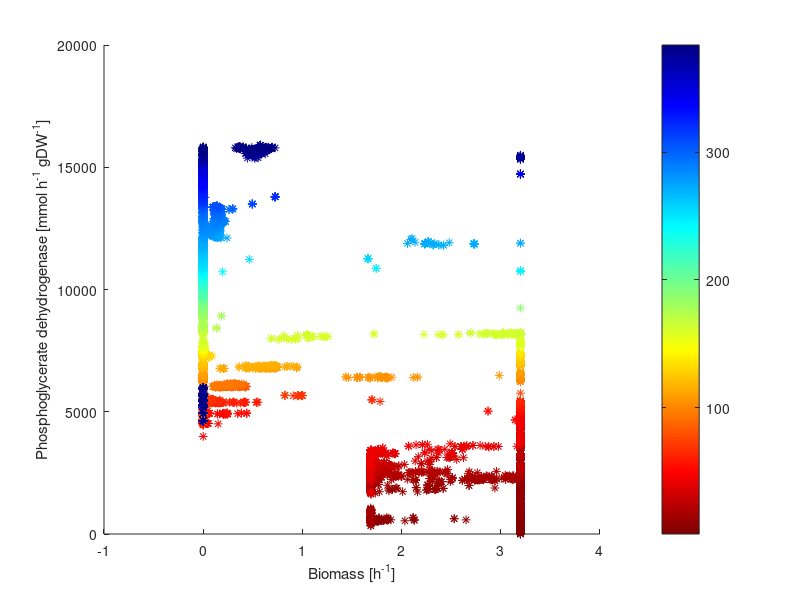
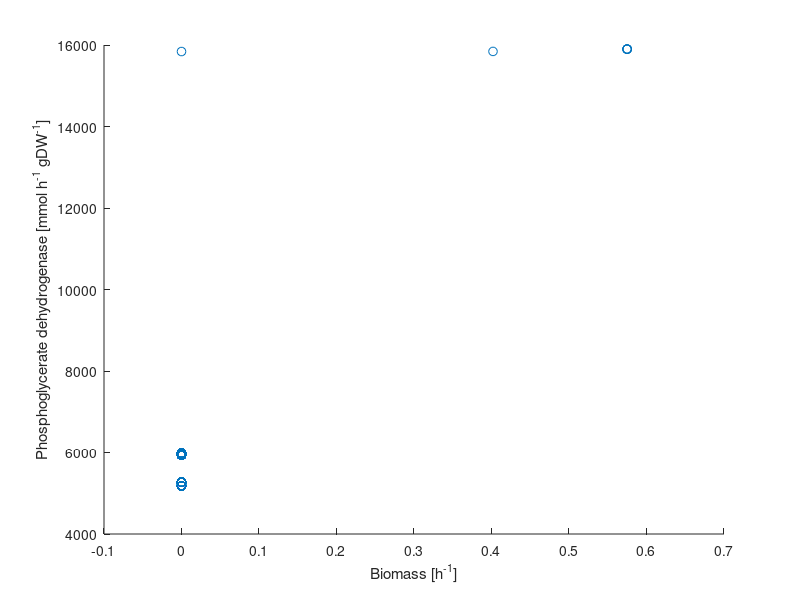

Write MATLAB code to recreate these figures, in order. (Note: this script raises an error after producing the figures.)
function plot_and_export_color
%      
% if (matlabpool('size') == 0)  %opens only if it is closed 
%    matlabpool('open','local',4)
% end

load('others.mat');
load('non_dominated.mat');

M = 2; %number of objective functions
     
% the following instructions are needed now before non_domination will always look
% for the minimisation of the objectives, so when we have maximized something, its values were all negatives!
others(:,1)= + others(:,1);
others(:,2)= - others(:,2);
%others(:,4:end)=-others(:,4:end);
non_dominated(:,1) = + non_dominated(:,1);
non_dominated(:,2) = - non_dominated(:,2);
%non_dominated(:,4:end)=-non_dominated(:,4:end);


num_populations = max(abs(non_dominated(:,M+2)));
size_pop = max(abs(others(:,M+3)));



num_others = size(others,1);

others = sortrows(others,M+2);   %sorting the table according to the generation in which they have been found
%others=flipud(others);  %reverses the order. commenting this instruction makes the late generations hidden behind the early generations, and therefore they become visible only if that area of the Pareto front was not explored already by the early generations. 

x = others(:,1); 
y = others(:,2);
%z = others(:,3);




%colore(:,1) = 180*(1 - (others(:,4)-min(others(:,4)))/(max(others(:,4))-min(others(:,4))));  % others(i,4) contains the number (with the minus sign, though) of the population to which others(i,:) belongs. The +10 avoidt the points are too black and allows for more variability of colours
%colore(:,2) = 30+200*(1 - (others(:,4)-min(others(:,4)))/(max(others(:,4))-min(others(:,4))));
%colore(:,3) = 255;


%a = makeColorMap([180/255 230/255 255/255],[0/255 30/255 255/255],max(others(:,4))-min(others(:,4)));
%colormap(a);

%parfor_progress(num_others); % Initialize

% for i=1:num_others/100
%     %parfor_progress;
%     disp(num_others-i);
%     plot(x(i),y(i),'*','Color',colore(i,:)./255);
%     hold on
% end



%% PLOT OTHERS

C = others(:,M+2);
fig_others = figure;
%scatter3(x,y,z,40,C,'*');
scatter(x,y,40,C,'*');

%set(gcf,'renderer','OpenGL')  %lets my laptop handle the graphics, rather than leaving it to MATLAB. This will be changed again later to export high quality pictures

colormap(jet(256)) 
colorbar;
colormap(flipud(colormap)) %reverses the colormap


% instructions for horizontal colorbars
% ax=gca;
% pos=get(gca,'pos');
% set(gca,'pos',[pos(1) pos(2) pos(3) pos(4)*0.95]);
% pos=get(gca,'pos');
% hc=colorbar('location','northoutside','position',[pos(1) pos(2)+pos(4)+0.03 pos(3) 0.02]);
% set(hc,'xaxisloc','top');
% set(hc,'YTick', 10:10:max(C));




%% PLOT NON-DOMINATED ON THE SAME PLOT

hold on
x = non_dominated(:,1);
y = non_dominated(:,2);
%z = non_dominated(:,3);
C = non_dominated(:,M+2);

%scatter3(x,y,z,40,C,'*');
scatter(x,y,40,C,'*');

%K = convhull([x y z]);  %convex hull of all the Pareto-optimal points, so we can plot the Pareto optimal surface trisurf
%trs = trisurf(K,x,y,z,C);
%set(trs, 'EdgeColor', 'none', 'FaceColor', 'black'); %Properties of the trisurf: facealpha sets transparency
%set(trs,'FaceAlpha',0.1);
%grid on
hold on

%set(fig_nondom,'units','normalized','outerposition',[0 0 1 1]); %we need to force full screen, otherwise the xtick that we set a few instructions below will be only 4, and then if I make the picture full-screen through the maximize-window button of Windows, the picture will have now 8 ticks, but those 4 ticks will be repeated for the other 4 ticks, finally generating wrong ticks for the x axis
aux = xlim;
%xlim([min(x) max(x)+0.05*max(x)]);
xlab = get(gca,'xtick');

% vers = version; %matlab version
% if ~isempty(strfind(vers, 'R2014b'))
%     set(gca,'xticklabel',cellstr(sprintf('%.2f\n',xlab))); %for Matlab r2014b
% else
%     set(gca,'XTickLabel',sprintf('%.2f|',xlab)); %for Matlab r2014a and previous versions
% end


 
title('');
xlabel('Biomass [h^{-1}]');
ylabel('Phosphoglycerate dehydrogenase [mmol h^{-1} gDW^{-1}]');
%zlabel('Distance from WT gene expression');



hold off

%% PLOT NON-DOMINATED ONLY IN A NEW FIGURE
fig_nondom = figure;

x = non_dominated(:,1);
y = non_dominated(:,2);
%z = non_dominated(:,3);
C = non_dominated(:,M+2);
%scatter3(x,y,z,40,[0.5 0 0],'*');
scatter(x,y,40,'blue','o');
%grid on
hold on

set(fig_nondom,'units','normalized','outerposition',[0 0 1 1]); %we need to force full screen, otherwise the xtick that we set a few instructions below will be only 4, and then if I make the picture full-screen through the maximize-window button of Windows, the picture will have now 8 ticks, but those 4 ticks will be repeated for the other 4 ticks, finally generating wrong ticks for the x axis
aux = xlim;
%xlim([min(x) max(x)+0.05*max(x)]);
xlab = get(gca,'xtick');
% vers = version; %matlab version
% if ~isempty(strfind(vers, 'R2014b'))
%     set(gca,'xticklabel',cellstr(sprintf('%.2f\n',xlab))); %for Matlab r2014b
% else
%     set(gca,'XTickLabel',sprintf('%.2f|',xlab)); %for Matlab r2014a and previous versions
% end


title('');
xlabel('Biomass [h^{-1}]');
ylabel('Phosphoglycerate dehydrogenase [mmol h^{-1} gDW^{-1}]');
zlabel('Distance from WT gene expression');



%fill3(x',y',z',0);
%L = plot(x,y,'*:', 'Color',[0 0 100]./255);
%uistack(L, 'bottom');


% x = - non_dominated(:,1);
% y = non_dominated(:,2);
% fig2=figure(2);
% plot(x,y,'*:', 'Color','Black')
% grid on
% hold off
% title('');
% xlabel('Acetate [mmol h^{-1} gDW^{-1}]');
% ylabel('Biomass [h^{-1}]');
% 

[h_m h_i]=inset(fig_nondom,fig_others);
colormap(jet(256)) 
colorbar;
colormap(flipud(colormap)) %reverses the colormap
box on

set(gcf,'renderer','painters')  %to export high quality eps or pdf
% colormapeditor
% aux = xlim;
% xlim([0 aux(2)]);
% colorbar('YTick', 100:100:1500);

% exportfig(gcf, 'figura.pdf', 'color', 'cmyk', 'Width', '20', 'Height', '12', 'FontMode', 'scaled', 'FontSize', '1.2' );
